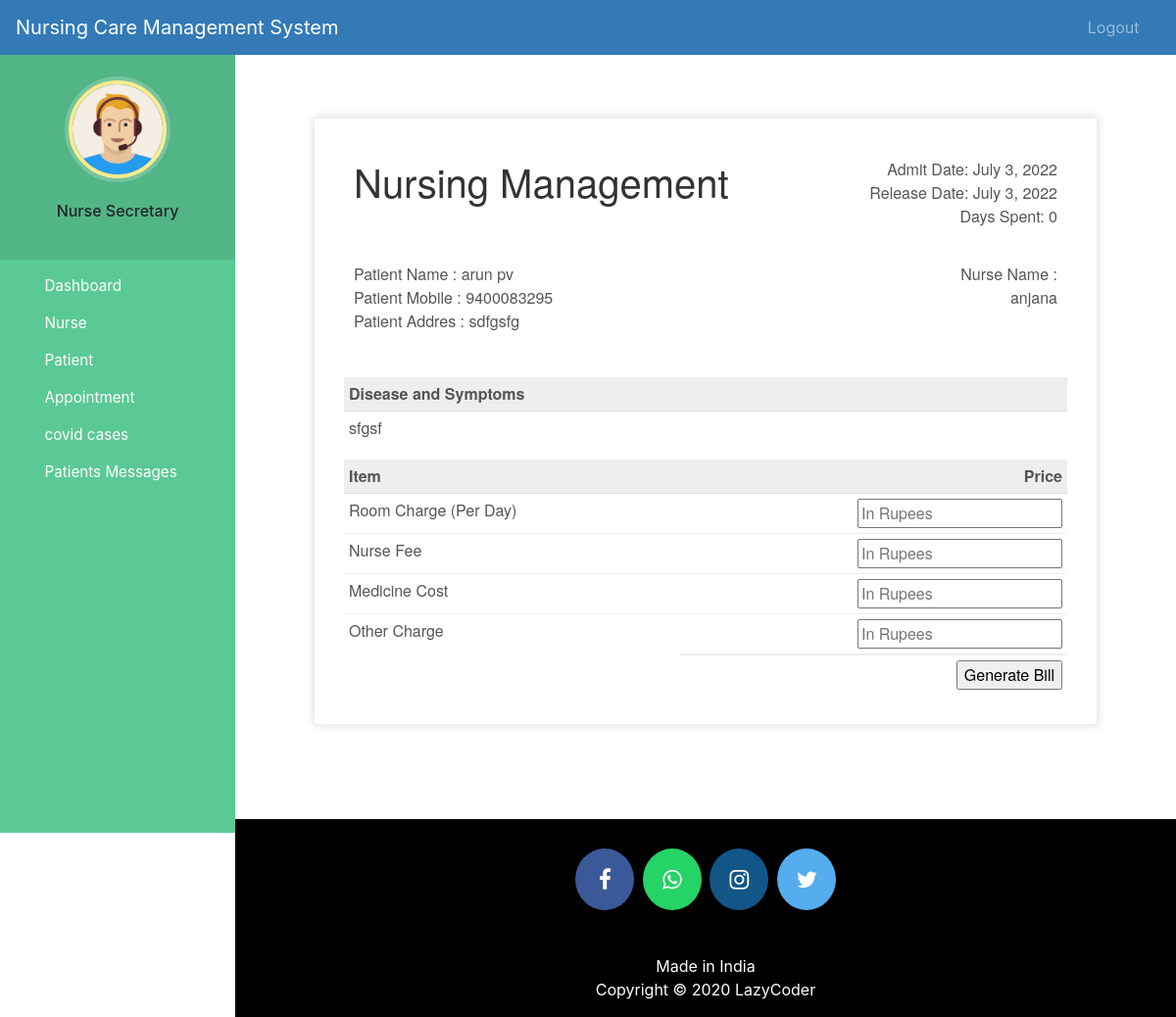
Page /discharge-patient/1 (signed in) on the committed database.
### hospital/models.py (models this page shows, shortened)
class Patient(models.Model):
    user=models.OneToOneField(User,on_delete=models.CASCADE)
    profile_pic= models.ImageField(upload_to='profile_pic/PatientProfilePic/',null=True,blank=True)
    address = models.CharField(max_length=40)
    mobile = models.CharField(max_length=20,null=True)
    symptoms = models.CharField(max_length=100,null=False)
    assignedDoctorId = models.PositiveIntegerField(null=True)
    admitDate=models.DateField(auto_now=True)
    status=models.BooleanField(default=False)
    @property
    def get_name(self):
        return self.user.first_name+" "+self.user.last_name

### hospital/views.py (the view, shortened to what this page needs)
# urls.py: path('discharge-patient/<int:pk>', views.discharge_patient_view,name='discharge-patient'),
@login_required(login_url='adminlogin')
@user_passes_test(is_admin)
def discharge_patient_view(request,pk):
    patient=models.Patient.objects.get(id=pk)
    days=(date.today()-patient.admitDate) #2 days, 0:00:00
    assignedDoctor=models.User.objects.all().filter(id=patient.assignedDoctorId)
    d=days.days # only how many day that is 2
    patientDict={
        'patientId':pk,
        'name':patient.get_name,
        'mobile':patient.mobile,
        'address':patient.address,
        'symptoms':patient.symptoms,
        'admitDate':patient.admitDate,
        'todayDate':date.today(),
        'day':d,
        'assignedDoctorName':assignedDoctor[0].first_name,
    }
    return render(request,'hospital/patient_generate_bill.html',context=patientDict)

### hospital/views.py (called while the page is built)
def is_admin(user):
    return user.groups.filter(name='ADMIN').exists()

### templates/hospital/patient_generate_bill.html (shortened to what this page needs)
{% extends 'hospital/admin_base.html' %}
{% load static %}
{% block content %}
<head>
</head>
<br><br><br>
<div class="invoice-box">
  <table cellpadding="0" cellspacing="0">
    <tr class="top">
      <td colspan="2">
        <table>
          <tr>
            <td class="title">
              <h1>Nursing Management</h1>
            </td>
            <td>
              Admit Date: {{admitDate}}<br>
              Release Date: {{todayDate}}<br>
              Days Spent: {{day}}
            </td>
          </tr>
        </table>
      </td>
    </tr>
    <tr class="information">
      <td colspan="2">
        <table>
          <tr>
            <td>
              Patient Name : {{name}}<br>
              Patient Mobile : {{mobile}}<br>
              Patient Addres : {{address}}<br>
            </td>
            <td>
              Nurse Name :<br>
              {{assignedDoctorName}}<br>
            </td>
          </tr>
        </table>
      </td>
    </tr>
    <tr class="heading">
      <td>
        Disease and Symptoms
      </td>
      <td>
      </td>
    </tr>
    <tr class="details">
      <td>
        {{symptoms}}
      </td>
    </tr>
    <tr class="heading">
      <td>
        Item
      </td>
      <td>
        Price
      </td>
    </tr>
    <form method="post">
      <tr class="item">
        <td>
          Room Charge (Per Day)
        </td>
        <td>
          <input type="number" name="roomCharge" placeholder="In Rupees" value="">
        </td>
      </tr>
      <tr class="item">
        <td>
          Nurse Fee
        </td>
        <td>
          <input type="number" name="doctorFee" placeholder="In Rupees" value="">
        </td>
      </tr>
      <tr class="item">
        <td>
          Medicine Cost
        </td>
        <td>
          <input type="number" name="medicineCost" placeholder="In Rupees" value="">
        </td>
      </tr>
      <tr class="item last">
        <td>
          Other Charge
        </td>
        <td>
          <input type="number" name="OtherCharge" placeholder="In Rupees" value="">
        </td>
      </tr>
      <tr class="total">
        <td></td>
        <td>
          <input type="submit" name="submit" value="Generate Bill">
        </td>
      </tr>
    </form>
  </table>
</div>
{% endblock content %}

### static/style.css (style rules this page uses)
body { padding-left: 240px; }

### templates/hospital/admin_base.html (style rules this page uses)
body { padding-left: 240px; }

### templates/hospital/patient_generate_bill.html (style rules this page uses)
.invoice-box { max-width: 800px; margin: auto; padding: 30px; border: 1px solid #eee; box-shadow: 0 0 10px rgba(0, 0, 0, .15); font-size: 16px; line-height: 24px; font-family: 'Helvetica Neue', 'Helvetica', Helvetica, Arial, sans-serif; color: #555; }
.invoice-box table { width: 100%; line-height: inherit; text-align: left; }
.invoice-box table td { padding: 5px; vertical-align: top; }
.invoice-box table tr td:nth-child(2) { text-align: right; }
.invoice-box table tr.top table td { padding-bottom: 20px; }
.invoice-box table tr.top table td.title { font-size: 45px; line-height: 45px; color: #333; }
.invoice-box table tr.information table td { padding-bottom: 40px; }
.invoice-box table tr.heading td { background: #eee; border-bottom: 1px solid #ddd; font-weight: bold; }
.invoice-box table tr.details td { padding-bottom: 20px; }
.invoice-box table tr.item td { border-bottom: 1px solid #eee; }
.invoice-box table tr.item.last td { border-bottom: none; }
.invoice-box table tr.total td:nth-child(2) { border-top: 2px solid #eee; font-weight: bold; }

### rows in the picture
Patient: admitDate "July 3, 2022", mobile "9400083295", address "sdfgsfg", symptoms "sfgsf"

### other values in the picture
{{ name }} "arun pv"
{{ assignedDoctorName }} "anjana"
